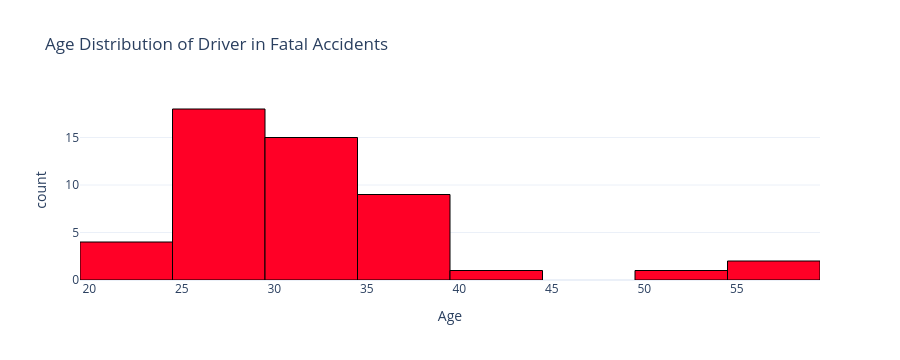

Here is the notebook cell this chart was saved with:
### Code cell
# ages of drivers in fatal accidents
fig = px.histogram(
    fatal_accidents_drivers,
    x='Age',
    nbins=10,  # adjust for granularity
    title="Age Distribution of Driver in Fatal Accidents",
    template="plotly_white"
)

fig.update_traces(marker_line_width=1, 
                  marker_line_color="black",
                 marker_color="#FF0026")

fig.show()

### Figure 1 — Plotly figure (JSON) as saved in the notebook; plotly's stock layout.template omitted (floating-point values rounded to 4 significant figures)
{"data": [{"alignmentgroup": "True", "bingroup": "x", "hovertemplate": "Age=%{x}<br>count=%{y}<extra></extra>", "legendgroup": "", "marker": {"color": "#FF0026", "line": {"color": "black", "width": 1}, "pattern": {"shape": ""}}, "name": "", "nbinsx": 10, "offsetgroup": "", "orientation": "v", "showlegend": false, "type": "histogram", "x": [29, 50, 26, 30, 26, 33, 36, 26, 36, 29, 33, 26, 28, 26, 38, 32, 22, 26, 24, 38, 33, 20, 25, 30, 33, 31, 36, 40, 33, null, 28, 28, 35, 25, 29, 35, 25, 38, 27, 31, 34, 35, 32, 23, 28, 33, 34, 59, 58, 33, 25], "xaxis": "x", "yaxis": "y"}], "layout": {"barmode": "relative", "height": 360, "legend": {"tracegroupgap": 0}, "title": {"text": "Age Distribution of Driver in Fatal Accidents"}, "xaxis": {"anchor": "y", "autorange": true, "domain": [0, 1], "range": [19.5, 59.5], "title": {"text": "Age"}, "type": "linear"}, "yaxis": {"anchor": "x", "autorange": true, "domain": [0, 1], "range": [0, 18.95], "title": {"text": "count"}}}}
